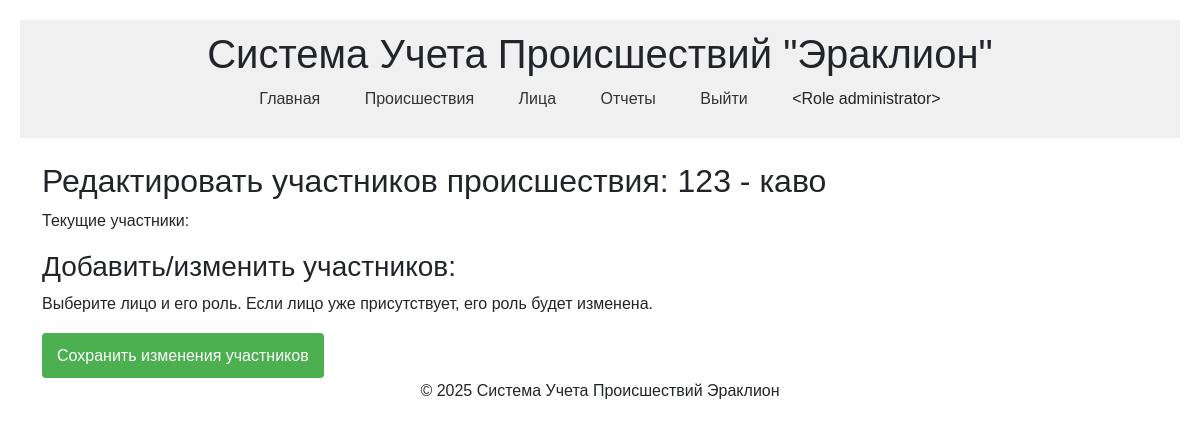
Page /incident/1/edit_participants (signed in) on the earlier database version.
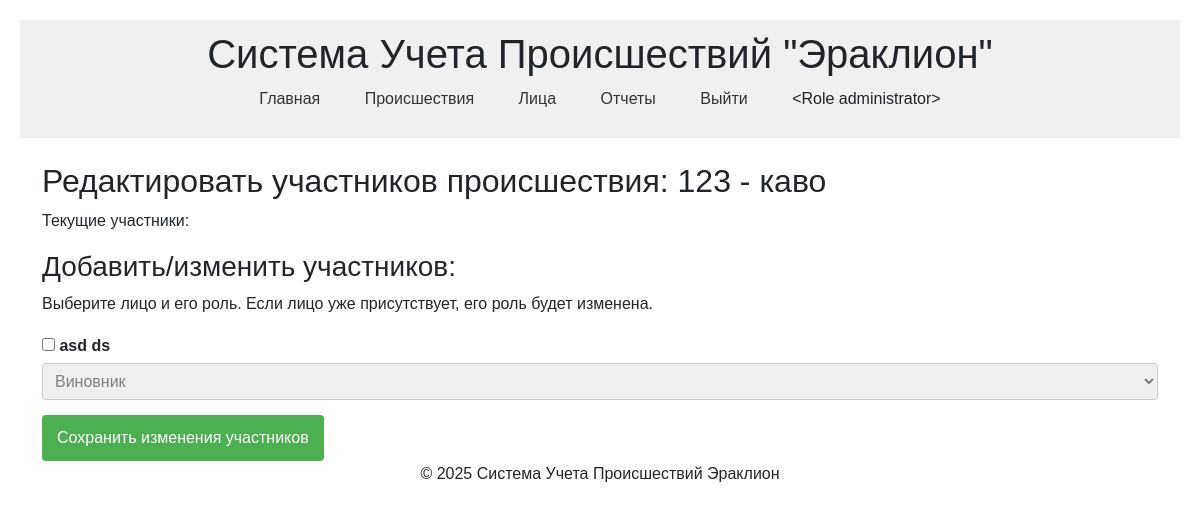
Same page on the later database version.
### models.py (models this page shows, shortened)
class Person(db.Model):
    id = db.Column(db.Integer, primary_key=True)
    reg_number = db.Column(db.String(50), unique=True, nullable=False)
    first_name = db.Column(db.String(100), nullable=False)
    last_name = db.Column(db.String(100), nullable=False)
    patronymic = db.Column(db.String(100))
    address = db.Column(db.String(255))
    phone = db.Column(db.String(20))  # новое поле
    convictions_count = db.Column(db.Integer, default=0)
    incident_roles = db.relationship('IncidentPerson', backref='person', lazy='dynamic')

### routes.py (the view, shortened to what this page needs)
@routes.route('/incident/<int:incident_id>/edit_participants', methods=['GET', 'POST'])
@login_required
@check_role('administrator')
def edit_incident_participants(incident_id):
    incident = Incident.query.get_or_404(incident_id)
    current_participants = IncidentPerson.query.filter_by(incident_id=incident_id).all()
    current_participant_roles = {ip.person_id: ip.role for ip in current_participants}
    all_persons = Person.query.all()
    return render_template('incidents/edit_incident_participants.html',
                           incident=incident,
                           all_persons=all_persons,
                           current_participant_roles=current_participant_roles)

### app.py (called while the page is built)
@login_manager.user_loader
def load_user(user_id):
    return User.query.get(int(user_id))

### models.py (called while the page is built)
    def __repr__(self):
        return f'<Role {self.name}>'

### routes.py (called while the page is built)
def check_role(role_names):
    def decorator(f):
        @wraps(f)
        def decorated_function(*args, **kwargs):
            if not current_user.is_authenticated:
                flash("Требуется аутентификация", "danger")
                return redirect(url_for('routes.login'))
            _role_names = role_names
            if isinstance(_role_names, str):
                _role_names = [_role_names]
            if current_user.role.name not in _role_names:
                flash("У вас недостаточно прав для выполнения данного действия", "danger")
                return redirect(url_for('routes.index'))
            return f(*args, **kwargs)
        return decorated_function
    return decorator

### templates/incidents/edit_incident_participants.html (shortened to what this page needs)
{% extends "base.html" %}
{% block content %}
    <h2>Редактировать участников происшествия: {{ incident.reg_number }} - {{ incident.short_description }}</h2>
    <form method="POST">
        <div>
            <p>Текущие участники:</p>
        </div>
        <div>
            <h3>Добавить/изменить участников:</h3>
            <p>Выберите лицо и его роль. Если лицо уже присутствует, его роль будет изменена.</p>
            {% for person in all_persons %}
                <div style="margin-bottom: 10px;">
                    <label>
                        <input type="checkbox" name="participants" value="{{ person.id }}:{{ current_participant_roles.get(person.id, 'Потерпевший') }}"
                               {% if person.id in current_participant_roles %}checked{% endif %}>
                        {{ person.last_name }} {{ person.first_name }}
                    </label>
                    <select name="participants_role_{{ person.id }}" {% if person.id not in current_participant_roles %}disabled{% endif %}>
                        <option value="Виновник" {% if current_participant_roles.get(person.id) == 'Виновник' %}selected{% endif %}>Виновник</option>
                    </select>
                </div>
            {% endfor %}
        </div>
        <button type="submit">Сохранить изменения участников</button>
    </form>
{% endblock %}

Differences in the rows shown:
added Person: last_name "asd", first_name "ds", id "Виновник"
